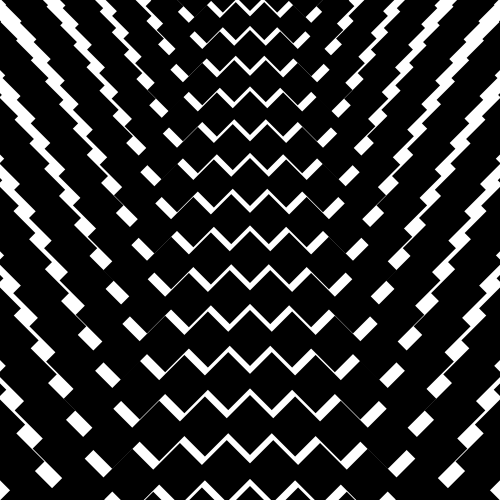
Frame 1 (no input)
Frame 60 (the mouse pressed at the canvas centre just before this capture): identical to frame 1, image omitted
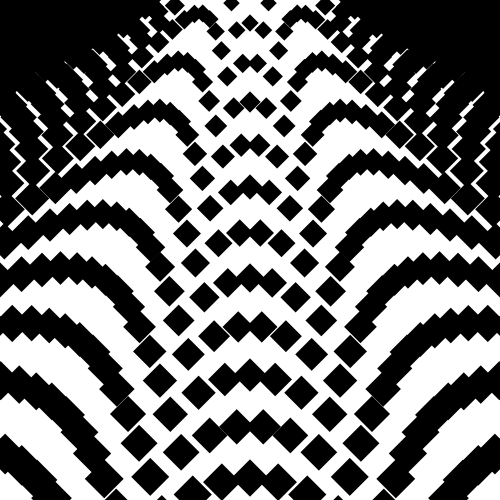
Frame 120 (the mouse held since frame 60 and released just before this capture)

The Processing sketch that drew these frames (run headless with seeded random() and noise(); from frame 60 on, the mouse is pressed at the canvas centre):

// Processing sketch: processing_43001
// ── processing_43001.pde

void setup()
{
  size(500, 500);
  background(255);
  smooth();
  noStroke();
}

int rows = 500;
int cols = 500;

void draw()
{
  background(255);
  
  for(int i=0; i<rows; i+=15)
  {
    int s=0;
    for(int j=0; j<cols; j+=15)
    {
      pushMatrix();
      rectMode(CENTER);
      translate(250, -250);
      float d = dist(mouseX, mouseY, i, j);
      scale(d/150);
      fill(0);
      rotate(radians(45));
      rect(i, j, s+20, s+20);
      popMatrix();
    }
    s += 3;
  }
}

//static squares. if dist is zero, size is 20.
